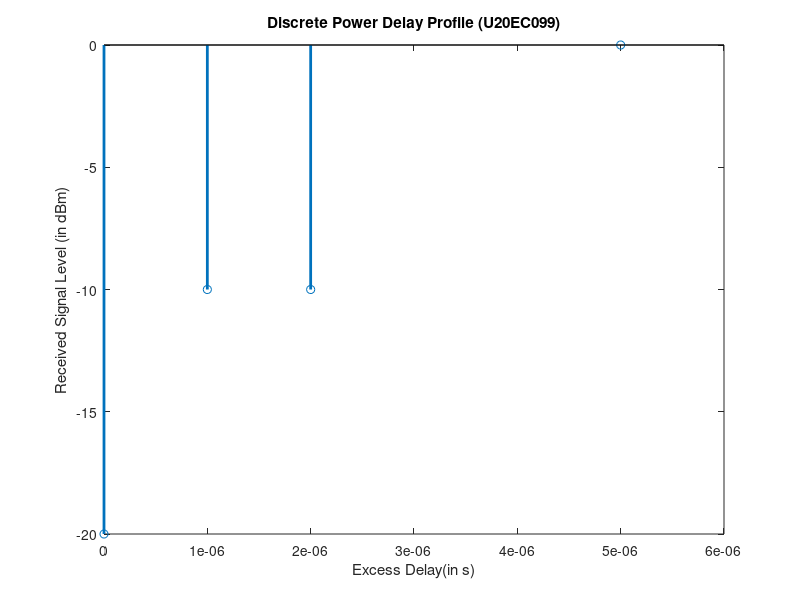

MATLAB code to generate this figure:
clc;
close all;
Ps = [-20 -10 -10 0] ; %Power values in dBm
Taus = [0 1e-6 2e-6 5e-6]; %Time delays
P_i = 10.^(Ps/10); %Power values in Watt
sum1 = sum(P_i);
sum2 = sum(P_i .* Taus);
%Mean Excess delay
Mean_Excess_Delay = sum2/sum1;
%RMS Dealy
Taus1 = Taus.*Taus;
second_moment = sum(P_i.*Taus1)/sum(P_i);
RMS_Delay = sqrt(second_moment - (Mean_Excess_Delay*Mean_Excess_Delay));
%Symbol Rate
symbolRate = 1/(10*RMS_Delay);
%Coherence Bandwidth
coherenceBW = 1/(50*RMS_Delay);

disp('Mean excess delay: ');
disp(Mean_Excess_Delay);
disp('RMS excess delay: ');
disp(RMS_Delay);
disp('Symbol Rate: ');
disp(symbolRate);
disp('Coherence Bandwidth: ');
disp(coherenceBW);
stem(Taus, Ps, 'linewidth',2);
title('Discrete Power Delay Profile (U20EC099)');
xlabel('Excess Delay(in s)');
ylabel('Received Signal Level (in dBm)');